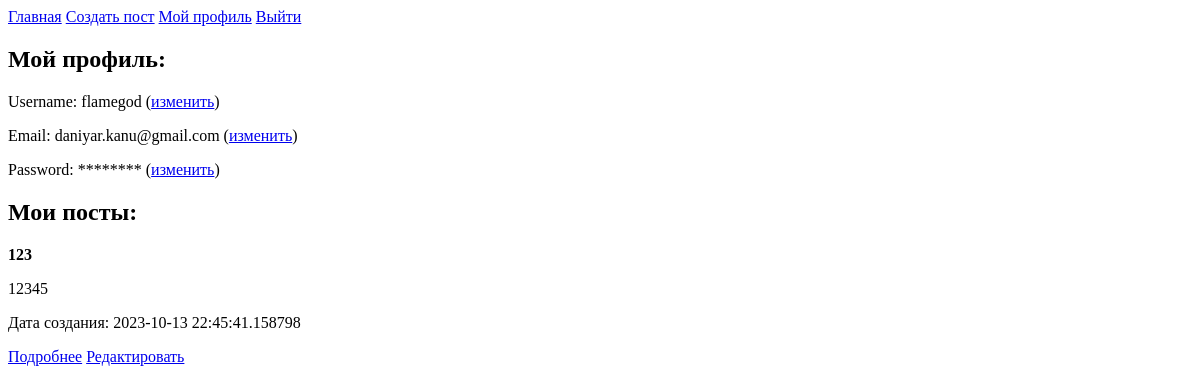
Page /my_profile (signed in) on the earlier database version.
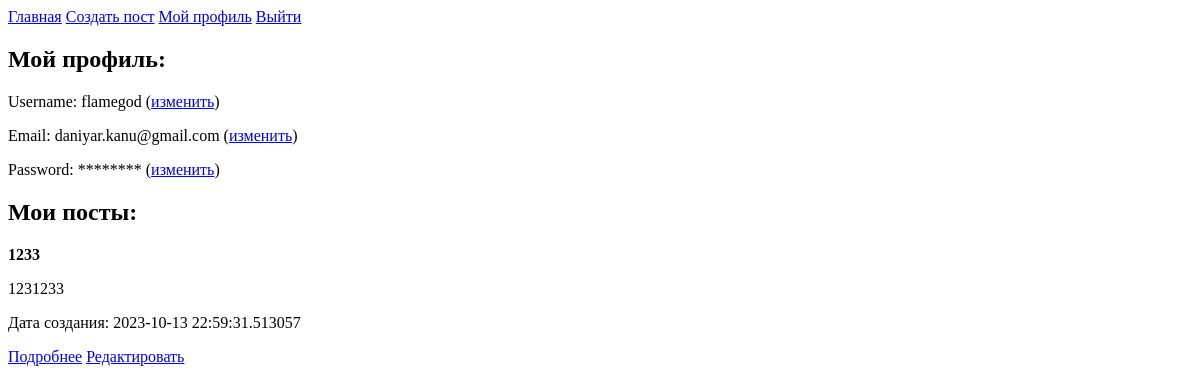
Same page on the later database version.
### app/app_service.py (models this page shows)
class Post(db.Model):
    id = db.Column(db.Integer, primary_key=True)
    title = db.Column(db.String(100), nullable=False)
    content = db.Column(db.String(255), nullable=False)
    created_at = db.Column(db.DateTime, default=datetime.now)
    user_id = db.Column(db.Integer, db.ForeignKey('user.id'), nullable=False)
    author = db.relationship('User', backref='posts')
    comments = db.relationship('Comment', backref='post', lazy='dynamic')

### app/app_service.py (the view)
@app.route('/my_profile', methods=['GET'])
@limiter.limit("3 per second")
@login_required
def my_profile():
    user_posts = Post.query.filter_by(user_id=current_user.id).all()
    return render_template('my_profile.html', title='Мой профиль', user=current_user, user_posts=user_posts)

### app/app_service.py (called while the page is built)
@login_manager.user_loader
def load_user(user_id):
    return User.query.get(int(user_id))

### app/templates/my_profile.html (shortened to what this page needs)
{% extends 'base.html' %}
{% block content %}
    <head>
    </head>
    <h2>Мой профиль:</h2>
    {% if user %}
        <div>
            {% if user %}
                <p>Username: {{ user.username }} (<a href="{{ url_for('edit_username') }}">изменить</a>)</p>
                <p>Email: {{ user.email }} (<a href="{{ url_for('edit_email') }}">изменить</a>)</p>
                <p>Password: ******** (<a href="{{ url_for('edit_password') }}">изменить</a>)</p>
            {% else %}
                <p>Пользователь не авторизован.</p>
            {% endif %}
        </div>
    {% else %}
        <p>Пользователь не авторизован.</p>
    {% endif %}
    <h2>Мои посты:</h2>
    <div>
        {% for post in user_posts %}
            <div>
                <strong>{{ post.title }}</strong>
                <p>{{ post.content }}</p>
                <p>Дата создания: {{ post.created_at }}</p>
                <a href="{{ url_for('view_post', post_id=post.id) }}" class="btn btn-primary">Подробнее</a>
                <a href="{{ url_for('edit_post', post_id=post.id) }}" class="btn btn-primary">Редактировать</a>
            </div>
        {% endfor %}
    </div>
{% endblock %}

Differences in the rows shown:
changed Post: title "123" → "1233"; content "12345" → "1231233"; created_at "2023-10-13 22:45:41.158798" → "2023-10-13 22:59:31.513057"
